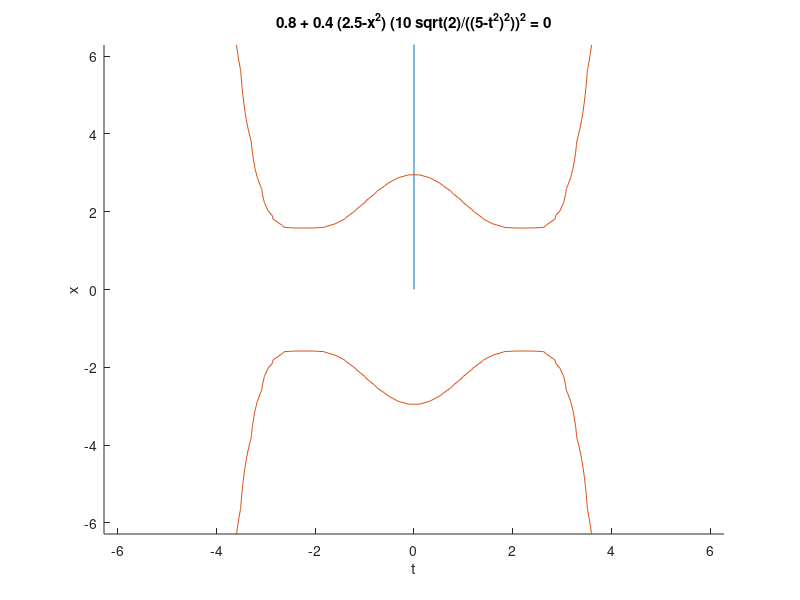

Reproduce this figure in MATLAB.
% String Pull
%
% A mass is rotating around a fixed point, connected by a string.  The string
% is pulled at a constant acceleration through a hole, shortening the radius
% of rotation.  Plot the tension in the string as a function of time.
%
% Nick Eyre - Oct 2012
% Olin College ENGR 2340 - Dynamics
% Assignment 3 - Problem 1
% Dynamics, Analysis and Design of Systems in Motion Problem 3.2.33

function stringpull
  clear

  %Parameters
  m = .4;

  %Initial Conditions
  % [Radius, Theta, Theta_dot, Tension]
  V = [2.5 0 8 0];

  %Simulation Setup
  t = 1.2;
  dt = .0002;
  T = [0:dt:t];

  %Run Forward Euler Simulation
  for i=2:length(T)
    %Calculate r, rdot and rddot (all are simple functions of time)
    r      = -T(i)^2 + 2.5;
    r_dot  = -T(i)*2;
    r_ddot = -2;

    %Upack State Variables
    theta      = V(i-1,2);
    theta_dot  = V(i-1,3);

    %Calculate Derivatives
    theta_ddot = -2*r_dot*theta_dot/r;
    
    %Apply Derivatives to State Variables
    theta_new     = theta     + theta_dot *dt;
    theta_dot_new = theta_dot + theta_ddot*dt;

    %Calculate Tension
    tension = m*r*theta_dot^2 - m*r_ddot;

    %Repack State Variables
    V = [V;[r theta_new theta_dot_new tension]];
  end %for

  %Plot Tension Results from Numerical Simulation Solution
  clf;hold all
  plot(T,V(:,4))
  xlabel('Time (s)')
  ylabel('Tension (N)')
  title('String Tension')
  axis([0 1.2 0 800])
  
  %Plot Analytical Solution
  T = '0.8 + 0.4*(2.5-x^2)*(10*sqrt(2)/((5-t^2)^2))^2';
  ezplot(T)

end %function